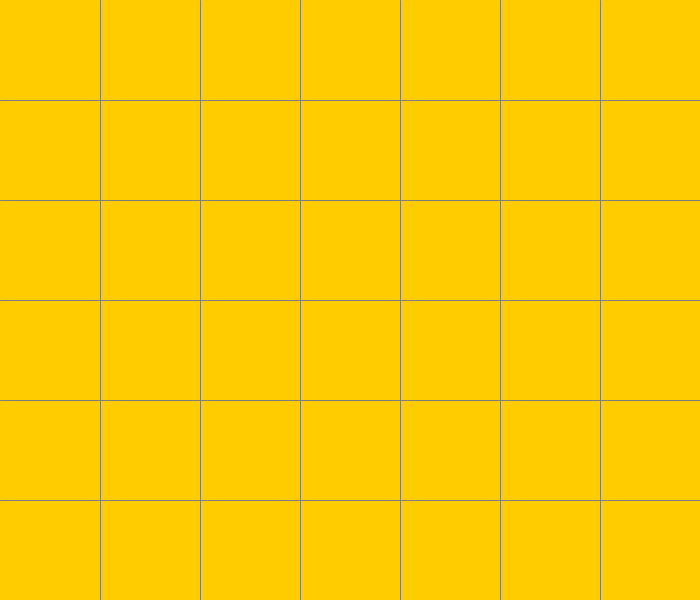
Frame 1 (no input)
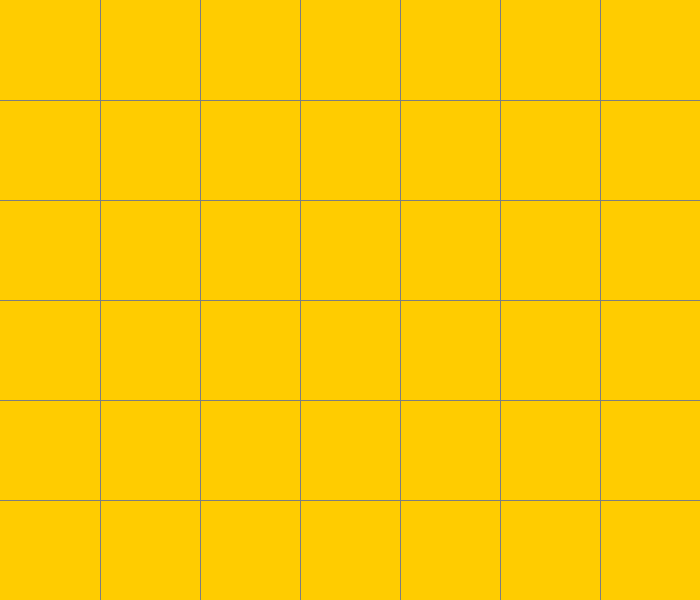
Frame 60 (the mouse pressed at the canvas centre just before this capture)
Frame 120 (the mouse held since frame 60 and released just before this capture): identical to frame 60, image omitted

The Processing sketch that drew these frames (run headless with seeded random() and noise(); from frame 60 on, the mouse is pressed at the canvas centre):

// Processing sketch: processing_28994
// ── processing_28994.pde

color currentcolor;

CircleButton circle1, circle2, circle3;

boolean locked = false;


void setup() {
  color buttoncolor = color(204);
  color highlight = color(153);
  ellipseMode(CENTER);
  circle1 = new CircleButton(30, 100, 100, buttoncolor, highlight);

  size(700, 600);
  background(255, 204, 0);
}
void draw() {
  int a = height/6;
  int b = width/7;
  stroke(126);
  for ( int c = 1; c <= 7; c++) {
    line( c*b, 0, c*b, height);
  }
  for (int c = 1; c<=6; c++) {
    line(0, c*a, width, c*a);
  }
}
class Button
{
  int x, y;
  int size;
  color basecolor, highlightcolor;
  color currentcolor;
  boolean over = false;
  boolean pressed = false;   

  void update() 
  {
    if (over()) {
      currentcolor = highlightcolor;
    } 
    else {
      currentcolor = basecolor;
    }
  }

  boolean pressed() 
  {
    if (over) {
      locked = true;
      return true;
    } 
    else {
      locked = false;
      return false;
    }
  }

  boolean over() 
  { 
    return true;
  }

  boolean overRect(int x, int y, int width, int height) 
  {
    if (mouseX >= x && mouseX <= x+width && 
      mouseY >= y && mouseY <= y+height) {
      return true;
    } 
    else {
      return false;
    }
  }

  boolean overCircle(int x, int y, int diameter) 
  {
    float disX = x - mouseX;
    float disY = y - mouseY;
    if (sqrt(sq(disX) + sq(disY)) < diameter/2 ) {
      return true;
    } 
    else {
      return false;
    }
  }
}


class CircleButton extends Button
{ 
  CircleButton(int ix, int iy, int isize, color icolor, color ihighlight) 
  {
    x = ix;
    y = iy;
    size = isize;
    basecolor = icolor;
    highlightcolor = ihighlight;
    currentcolor = basecolor;
  }

  boolean over() 
  {
    if ( overCircle(x, y, size) ) {
      over = true;
      return true;
    } 
    else {
      over = false;
      return false;
    }
  }
}
